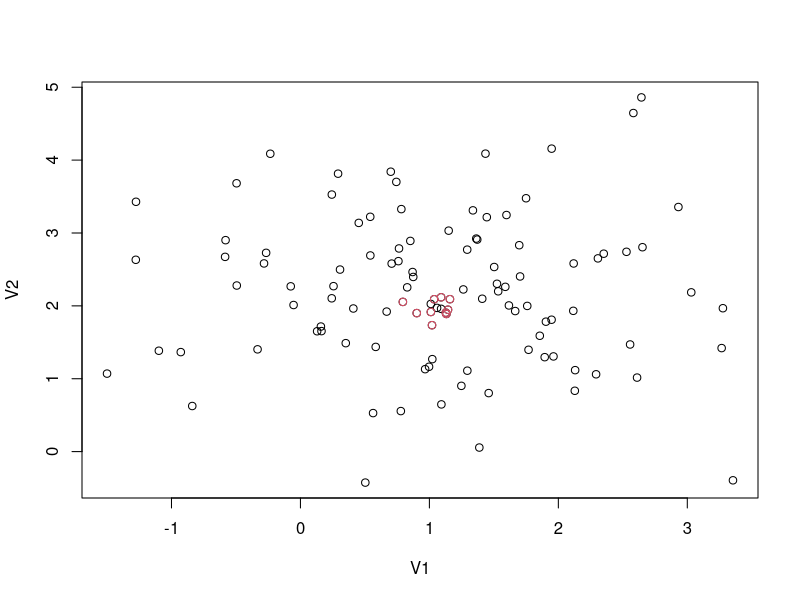

R code for this plot: (Note: a time limit stopped this script after it produced the figure.)
library('e1071')
Fmeasure <- function(x){
  pr <- x[1,1]/sum(x[1,])
  rc <- x[1,1]/sum(x[,1])
  return(2*pr*rc/(pr+rc))
}
Gmean <- function(x){
  TPR <- x[1,1]/sum(x[,1])
  TNR <- x[2,2]/sum(x[,2])
  return(sqrt(TPR*TNR))
}
AUC <- function(x){
  FPR <- x[1,2]/sum(x[,2])
  TPR <- x[1,1]/sum(x[,1])
  
  return((1+(1-FPR))*TPR/2+(1-FPR)*(1-TPR)/2)
}
STRPart <- function(dt, r, p){  
  dt <- as.data.frame(dt)
  dt[,r] <- as.factor(dt[,r]) 
  n.class <- length(levels(dt[,r])) 
  dt.lst <- vector("list",n.class) 
  ndt.lst <- vector("list",n.class) 
  dt.trn.lst <-vector("list",n.class)  
  dt.tst.lst <- vector("list",n.class)  
  
  i <- 1     
  while(i <= n.class){   
    dt.lst[[i]] <- dt[dt[,r]==levels(dt[,r])[i],] 
    ndt.lst[[i]] <- nrow(dt.lst[[i]])             
    dt.lst[[i]] <- dt.lst[[i]][sample(ndt.lst[[i]]),]  
    dt.trn.lst[[i]] <- dt.lst[[i]][1:round(ndt.lst[[i]]*p),] 
    dt.tst.lst[[i]] <- dt.lst[[i]][(round(ndt.lst[[i]]*p)+1):ndt.lst[[i]],]    
    i <- i+1 
  }    
  j <- 2 
  d.train <- dt.trn.lst[[1]] 
  d.test <- dt.tst.lst[[1]]     
  while(j <= n.class){ 
    b <- dt.trn.lst[[j]]    
    d.train <- rbind(d.train,b)  
    c <- dt.tst.lst[[j]]     
    d.test <- rbind(d.test,c)
    j <- j+1                 
  }  
  return(list(d.train,d.test)) 
}
####
ACO <- function(training,testing,ITA=50,ant_n=50,rho=0.8){
  
  # sigma <- 5 #RBF kernal parameter
  # svm(x = tmp_trn[,-3],y = tmp_trn[,3],kernel = exp(-(abs(u-v)^2)/2*sigma^2),cost = 500)
  S_major <- training[training[,3]==0,]
  S_minor <- training[training[,3]==1,]
  pheromone <- matrix(1,nrow(S_major),2)
  OPS <- 0
  for(i in 1:ITA){
    fitness_old <- 0
    for(j in 1:ant_n){
      sel <-runif(nrow(S_major)) > pheromone[,1]/rowSums(pheromone)
      SS <- S_major[sel,]
      tmp_trn <- rbind(SS,S_minor)
      classifier <- svm(x = tmp_trn[,-3],y = tmp_trn[,3],cost = 500)
      mat <- table(predict(classifier,testing[,-3]),testing[,3])
      fitness_new <- 1/3*Fmeasure(mat)+1/3*Gmean(mat)+1/3*AUC(mat)
      
      if(fitness_new > fitness_old){
        best_sel <- sel
        best_set <- SS
        best_fitness <- fitness_new
        fitness_old <- fitness_new
      }
    }
    if(best_fitness>OPS){
      OPS <- best_fitness
      result_set <- best_set
      result_sel <- best_sel
    }
    
    delta <- matrix(0,nrow(S_major),2)
    delta[best_sel,2] <-1
    delta[!best_sel,1] <-1
    delta[delta==1] <- 1/0.1/ant_n*best_fitness
    pheromone <- rho*pheromone+delta
    print(paste('iteration',as.character(i),'finished.'))
  }
  output <- list()
  output$set <- rbind(result_set,S_minor)
  output$sel <- result_sel
  return(output)
}
####

data <- read.csv("dataset3.csv",h=T)
plot(data[,-3])
points(data[data[,3]==1,-3],col=2)

part <- STRPart(data,3,0.66)
training <- part[[1]]
test <- part[[2]]


maj <- training[training[,3]==0,]
min <- training[training[,3]==1,]
REC  <- vector("numeric",nrow(maj))
names(REC) <- rownames(maj)

for(rep in 1:100){
select <- STRPart(training,3,0.66)
S <- select[[1]]
V <- select[[2]]
name <-rownames(S[S[,3]==0,])
tmp <- ACO(training = S,testing = V)$sel
REC[name[tmp]] <- REC[name[tmp]]+1
print(rep)
}

under_result <- rbind(maj[names(REC[order(REC,decreasing = T)][1:30]),],min)

plot(training[,-3],col=training[,3])
plot(under_result[,-3],col=under_result[,3])


apply(maj[1:2],1,mean)
apply(min[1:2],1,mean)
